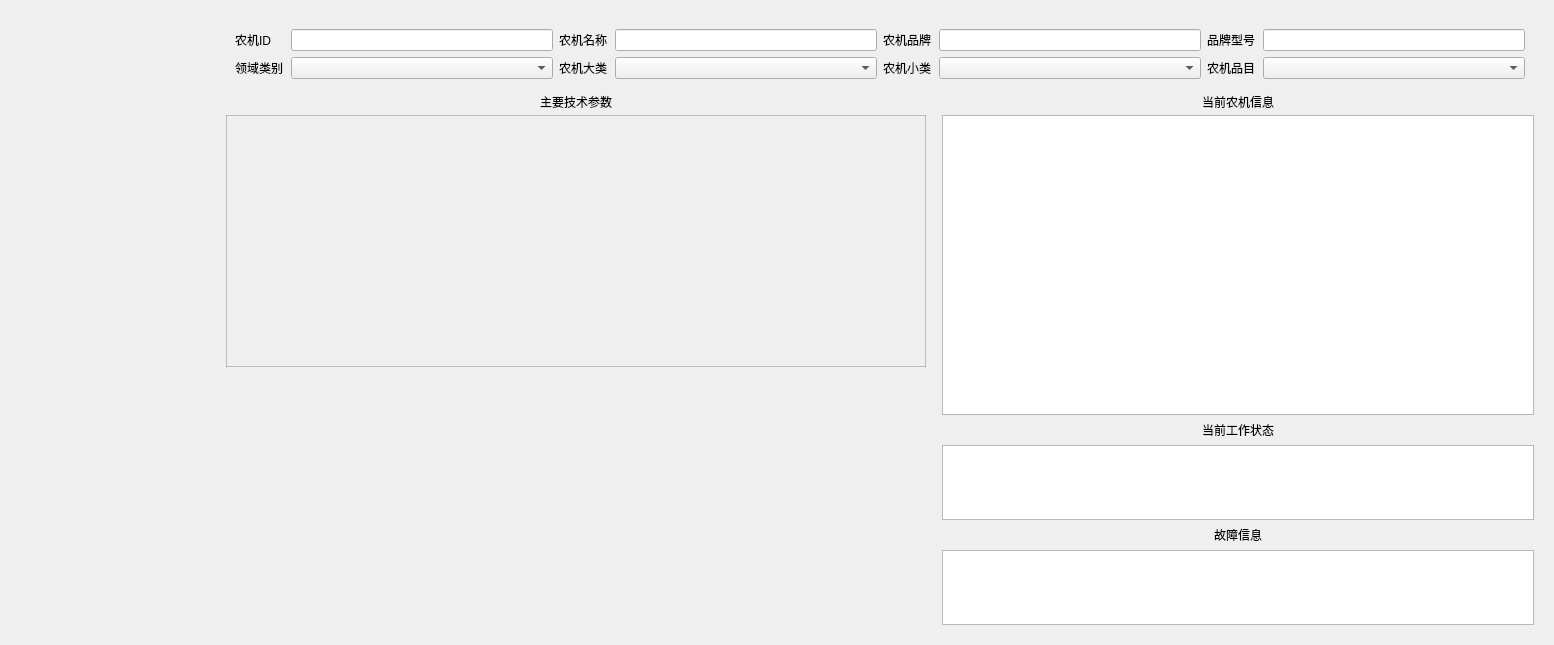
<?xml version="1.0" encoding="UTF-8"?>
<ui version="4.0">
 <class>AgriMachineManagerDialog</class>
 <widget class="QWidget" name="AgriMachineManagerDialog">
  <property name="geometry">
   <rect>
    <x>0</x>
    <y>0</y>
    <width>1554</width>
    <height>645</height>
   </rect>
  </property>
  <property name="windowTitle">
   <string>Form</string>
  </property>
  <layout class="QGridLayout" name="gridLayout">
   <item row="0" column="0">
    <widget class="AgriMachineManagerTree" name="tree_widget" native="true">
     <property name="minimumSize">
      <size>
       <width>200</width>
       <height>0</height>
      </size>
     </property>
     <property name="maximumSize">
      <size>
       <width>300</width>
       <height>16777215</height>
      </size>
     </property>
     <layout class="QHBoxLayout" name="horizontalLayout_4"/>
    </widget>
   </item>
   <item row="0" column="1">
    <widget class="QWidget" name="main_widget" native="true">
     <layout class="QVBoxLayout" name="verticalLayout">
      <item>
       <widget class="QWidget" name="widget" native="true">
        <layout class="QGridLayout" name="gridLayout_2">
         <item row="0" column="2">
          <layout class="QHBoxLayout" name="horizontalLayout_7" stretch="0,0">
           <item>
            <widget class="QLabel" name="FL_Name_3">
             <property name="sizePolicy">
              <sizepolicy hsizetype="Minimum" vsizetype="Preferred">
               <horstretch>0</horstretch>
               <verstretch>0</verstretch>
              </sizepolicy>
             </property>
             <property name="minimumSize">
              <size>
               <width>50</width>
               <height>0</height>
              </size>
             </property>
             <property name="maximumSize">
              <size>
               <width>50</width>
               <height>16777215</height>
              </size>
             </property>
             <property name="text">
              <string>农机品牌</string>
             </property>
            </widget>
           </item>
           <item>
            <widget class="QLineEdit" name="machine_brand">
             <property name="maximumSize">
              <size>
               <width>16777215</width>
               <height>16777215</height>
              </size>
             </property>
            </widget>
           </item>
          </layout>
         </item>
         <item row="0" column="1">
          <layout class="QHBoxLayout" name="horizontalLayout_6" stretch="0,0">
           <item>
            <widget class="QLabel" name="FL_Name_2">
             <property name="sizePolicy">
              <sizepolicy hsizetype="Minimum" vsizetype="Preferred">
               <horstretch>0</horstretch>
               <verstretch>0</verstretch>
              </sizepolicy>
             </property>
             <property name="minimumSize">
              <size>
               <width>50</width>
               <height>0</height>
              </size>
             </property>
             <property name="maximumSize">
              <size>
               <width>50</width>
               <height>16777215</height>
              </size>
             </property>
             <property name="text">
              <string>农机名称</string>
             </property>
            </widget>
           </item>
           <item>
            <widget class="QLineEdit" name="machine_name">
             <property name="maximumSize">
              <size>
               <width>16777215</width>
               <height>16777215</height>
              </size>
             </property>
            </widget>
           </item>
          </layout>
         </item>
         <item row="0" column="0">
          <layout class="QHBoxLayout" name="horizontalLayout_3" stretch="0,0">
           <item>
            <widget class="QLabel" name="machine_id_label">
             <property name="sizePolicy">
              <sizepolicy hsizetype="Minimum" vsizetype="Preferred">
               <horstretch>0</horstretch>
               <verstretch>0</verstretch>
              </sizepolicy>
             </property>
             <property name="minimumSize">
              <size>
               <width>50</width>
               <height>0</height>
              </size>
             </property>
             <property name="maximumSize">
              <size>
               <width>50</width>
               <height>16777215</height>
              </size>
             </property>
             <property name="text">
              <string>农机ID</string>
             </property>
            </widget>
           </item>
           <item>
            <widget class="QLineEdit" name="machine_id">
             <property name="maximumSize">
              <size>
               <width>16777215</width>
               <height>16777215</height>
              </size>
             </property>
            </widget>
           </item>
          </layout>
         </item>
         <item row="0" column="3">
          <layout class="QHBoxLayout" name="horizontalLayout_8" stretch="0,0">
           <item>
            <widget class="QLabel" name="FL_Name_4">
             <property name="sizePolicy">
              <sizepolicy hsizetype="Minimum" vsizetype="Preferred">
               <horstretch>0</horstretch>
               <verstretch>0</verstretch>
              </sizepolicy>
             </property>
             <property name="minimumSize">
              <size>
               <width>50</width>
               <height>0</height>
              </size>
             </property>
             <property name="maximumSize">
              <size>
               <width>50</width>
               <height>16777215</height>
              </size>
             </property>
             <property name="text">
              <string>品牌型号</string>
             </property>
            </widget>
           </item>
           <item>
            <widget class="QLineEdit" name="machine_model">
             <property name="maximumSize">
              <size>
               <width>16777215</width>
               <height>16777215</height>
              </size>
             </property>
            </widget>
           </item>
          </layout>
         </item>
         <item row="1" column="0">
          <layout class="QHBoxLayout" name="horizontalLayout_5" stretch="0,0">
           <item>
            <widget class="QLabel" name="FL_Name_5">
             <property name="sizePolicy">
              <sizepolicy hsizetype="Minimum" vsizetype="Preferred">
               <horstretch>0</horstretch>
               <verstretch>0</verstretch>
              </sizepolicy>
             </property>
             <property name="minimumSize">
              <size>
               <width>50</width>
               <height>0</height>
              </size>
             </property>
             <property name="maximumSize">
              <size>
               <width>50</width>
               <height>16777215</height>
              </size>
             </property>
             <property name="text">
              <string>领域类别</string>
             </property>
            </widget>
           </item>
           <item>
            <widget class="QComboBox" name="domain_category"/>
           </item>
          </layout>
         </item>
         <item row="1" column="1">
          <layout class="QHBoxLayout" name="horizontalLayout_9" stretch="0,0">
           <item>
            <widget class="QLabel" name="FL_Name_6">
             <property name="sizePolicy">
              <sizepolicy hsizetype="Minimum" vsizetype="Preferred">
               <horstretch>0</horstretch>
               <verstretch>0</verstretch>
              </sizepolicy>
             </property>
             <property name="minimumSize">
              <size>
               <width>50</width>
               <height>0</height>
              </size>
             </property>
             <property name="maximumSize">
              <size>
               <width>50</width>
               <height>16777215</height>
              </size>
             </property>
             <property name="text">
              <string>农机大类</string>
             </property>
            </widget>
           </item>
           <item>
            <widget class="QComboBox" name="machine_class"/>
           </item>
          </layout>
         </item>
         <item row="1" column="2">
          <layout class="QHBoxLayout" name="horizontalLayout_10" stretch="0,0">
           <item>
            <widget class="QLabel" name="FL_Name_7">
             <property name="sizePolicy">
              <sizepolicy hsizetype="Minimum" vsizetype="Preferred">
               <horstretch>0</horstretch>
               <verstretch>0</verstretch>
              </sizepolicy>
             </property>
             <property name="minimumSize">
              <size>
               <width>50</width>
               <height>0</height>
              </size>
             </property>
             <property name="maximumSize">
              <size>
               <width>50</width>
               <height>16777215</height>
              </size>
             </property>
             <property name="text">
              <string>农机小类</string>
             </property>
            </widget>
           </item>
           <item>
            <widget class="QComboBox" name="machine_subclass"/>
           </item>
          </layout>
         </item>
         <item row="1" column="3">
          <layout class="QHBoxLayout" name="horizontalLayout_11" stretch="0,0">
           <item>
            <widget class="QLabel" name="FL_Name_8">
             <property name="sizePolicy">
              <sizepolicy hsizetype="Minimum" vsizetype="Preferred">
               <horstretch>0</horstretch>
               <verstretch>0</verstretch>
              </sizepolicy>
             </property>
             <property name="minimumSize">
              <size>
               <width>50</width>
               <height>0</height>
              </size>
             </property>
             <property name="maximumSize">
              <size>
               <width>50</width>
               <height>16777215</height>
              </size>
             </property>
             <property name="text">
              <string>农机品目</string>
             </property>
            </widget>
           </item>
           <item>
            <widget class="QComboBox" name="machine_item"/>
           </item>
          </layout>
         </item>
        </layout>
       </widget>
      </item>
      <item>
       <layout class="QHBoxLayout" name="horizontalLayout">
        <item>
         <layout class="QVBoxLayout" name="verticalLayout_3">
          <property name="spacing">
           <number>6</number>
          </property>
          <property name="rightMargin">
           <number>10</number>
          </property>
          <item alignment="Qt::AlignHCenter">
           <widget class="QLabel" name="label_5">
            <property name="maximumSize">
             <size>
              <width>16777215</width>
              <height>15</height>
             </size>
            </property>
            <property name="whatsThis">
             <string/>
            </property>
            <property name="text">
             <string>主要技术参数</string>
            </property>
           </widget>
          </item>
          <item>
           <widget class="QLabel" name="machine_image">
            <property name="minimumSize">
             <size>
              <width>200</width>
              <height>250</height>
             </size>
            </property>
            <property name="maximumSize">
             <size>
              <width>700</width>
              <height>300</height>
             </size>
            </property>
            <property name="layoutDirection">
             <enum>Qt::LeftToRight</enum>
            </property>
            <property name="autoFillBackground">
             <bool>false</bool>
            </property>
            <property name="styleSheet">
             <string notr="true">border-width: 1px; border-style: solid; border-color: rgba(25, 1, 0, 55);</string>
            </property>
            <property name="text">
             <string/>
            </property>
            <property name="alignment">
             <set>Qt::AlignCenter</set>
            </property>
           </widget>
          </item>
          <item>
           <widget class="AgriMachineDetails" name="machine_details" native="true">
            <property name="minimumSize">
             <size>
              <width>700</width>
              <height>0</height>
             </size>
            </property>
            <property name="maximumSize">
             <size>
              <width>680</width>
              <height>16777215</height>
             </size>
            </property>
            <layout class="QGridLayout" name="gridLayout_4">
             <property name="leftMargin">
              <number>0</number>
             </property>
             <property name="topMargin">
              <number>0</number>
             </property>
             <property name="rightMargin">
              <number>0</number>
             </property>
             <property name="bottomMargin">
              <number>0</number>
             </property>
            </layout>
           </widget>
          </item>
         </layout>
        </item>
        <item>
         <layout class="QVBoxLayout" name="verticalLayout_2">
          <property name="spacing">
           <number>6</number>
          </property>
          <item>
           <widget class="QLabel" name="label_6">
            <property name="maximumSize">
             <size>
              <width>16777215</width>
              <height>15</height>
             </size>
            </property>
            <property name="whatsThis">
             <string/>
            </property>
            <property name="text">
             <string>当前农机信息</string>
            </property>
            <property name="alignment">
             <set>Qt::AlignCenter</set>
            </property>
           </widget>
          </item>
          <item>
           <widget class="AgriMachineInfoTable" name="machine_info_table">
            <property name="minimumSize">
             <size>
              <width>0</width>
              <height>300</height>
             </size>
            </property>
            <property name="maximumSize">
             <size>
              <width>16777215</width>
              <height>300</height>
             </size>
            </property>
           </widget>
          </item>
          <item alignment="Qt::AlignHCenter">
           <widget class="QLabel" name="label_4">
            <property name="whatsThis">
             <string/>
            </property>
            <property name="text">
             <string>当前工作状态</string>
            </property>
           </widget>
          </item>
          <item>
           <widget class="QTableWidget" name="tableWidget"/>
          </item>
          <item alignment="Qt::AlignHCenter">
           <widget class="QLabel" name="label_3">
            <property name="whatsThis">
             <string/>
            </property>
            <property name="text">
             <string>故障信息</string>
            </property>
           </widget>
          </item>
          <item>
           <widget class="AgriMachineFaultMessage" name="tableWidget_3"/>
          </item>
         </layout>
        </item>
       </layout>
      </item>
     </layout>
    </widget>
   </item>
  </layout>
 </widget>
 <customwidgets>
  <customwidget>
   <class>AgriMachineManagerTree</class>
   <extends>QWidget</extends>
   <header>AgriMachineManagerTree.h</header>
   <container>1</container>
  </customwidget>
  <customwidget>
   <class>AgriMachineFaultMessage</class>
   <extends>QTableWidget</extends>
   <header>AgriMachineFaultMessage.h</header>
  </customwidget>
  <customwidget>
   <class>AgriMachineDetails</class>
   <extends>QWidget</extends>
   <header>AgriMachineDetails.h</header>
   <container>1</container>
  </customwidget>
  <customwidget>
   <class>AgriMachineInfoTable</class>
   <extends>QTableWidget</extends>
   <header>AgriMachineInfoTable.h</header>
  </customwidget>
 </customwidgets>
 <resources/>
 <connections/>
</ui>
